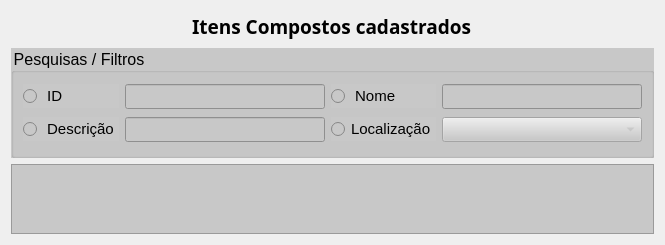
                <widget class="QWidget" name="computadores_pesquisar_page">
                 <layout class="QVBoxLayout" name="verticalLayout_29">
                  <item alignment="Qt::AlignHCenter">
                   <widget class="QLabel" name="label_30">
                    <property name="minimumSize">
                     <size>
                      <width>111</width>
                      <height>31</height>
                     </size>
                    </property>
                    <property name="maximumSize">
                     <size>
                      <width>500</width>
                      <height>31</height>
                     </size>
                    </property>
                    <property name="font">
                     <font>
                      <family>Arial Black</family>
                      <pointsize>14</pointsize>
                      <weight>75</weight>
                      <bold>true</bold>
                     </font>
                    </property>
                    <property name="text">
                     <string>Itens Compostos cadastrados</string>
                    </property>
                   </widget>
                  </item>
                  <item>
                   <widget class="QGroupBox" name="groupBox_24">
                    <property name="minimumSize">
                     <size>
                      <width>0</width>
                      <height>110</height>
                     </size>
                    </property>
                    <property name="maximumSize">
                     <size>
                      <width>16777215</width>
                      <height>140</height>
                     </size>
                    </property>
                    <property name="font">
                     <font>
                      <pointsize>12</pointsize>
                     </font>
                    </property>
                    <property name="styleSheet">
                     <string notr="true">background-color: rgb(200, 200, 200);</string>
                    </property>
                    <property name="title">
                     <string>Pesquisas / Filtros</string>
                    </property>
                    <layout class="QGridLayout" name="gridLayout_52">
                     <item row="0" column="0">
                      <widget class="QRadioButton" name="rb_id_computadores">
                       <property name="font">
                        <font>
                         <pointsize>11</pointsize>
                        </font>
                       </property>
                       <property name="text">
                        <string> ID</string>
                       </property>
                      </widget>
                     </item>
                     <item row="0" column="1">
                      <widget class="QLineEdit" name="computadores_p_id_txt">
                       <property name="enabled">
                        <bool>true</bool>
                       </property>
                       <property name="minimumSize">
                        <size>
                         <width>200</width>
                         <height>25</height>
                        </size>
                       </property>
                       <property name="inputMask">
                        <string/>
                       </property>
                       <property name="readOnly">
                        <bool>true</bool>
                       </property>
                      </widget>
                     </item>
                     <item row="0" column="2">
                      <widget class="QRadioButton" name="rb_nome_computadores">
                       <property name="font">
                        <font>
                         <pointsize>11</pointsize>
                        </font>
                       </property>
                       <property name="text">
                        <string> Nome</string>
                       </property>
                      </widget>
                     </item>
                     <item row="0" column="3">
                      <widget class="QLineEdit" name="computadores_p_nome_txt">
                       <property name="enabled">
                        <bool>true</bool>
                       </property>
                       <property name="minimumSize">
                        <size>
                         <width>200</width>
                         <height>25</height>
                        </size>
                       </property>
                       <property name="readOnly">
                        <bool>true</bool>
                       </property>
                      </widget>
                     </item>
                     <item row="1" column="0">
                      <widget class="QRadioButton" name="rb_descricao_computadores">
                       <property name="font">
                        <font>
                         <pointsize>11</pointsize>
                        </font>
                       </property>
                       <property name="text">
                        <string> Descrição</string>
                       </property>
                      </widget>
                     </item>
                     <item row="1" column="1">
                      <widget class="QLineEdit" name="computadores_p_descricao_txt">
                       <property name="enabled">
                        <bool>true</bool>
                       </property>
                       <property name="minimumSize">
                        <size>
                         <width>200</width>
                         <height>25</height>
                        </size>
                       </property>
                       <property name="readOnly">
                        <bool>true</bool>
                       </property>
                      </widget>
                     </item>
                     <item row="1" column="2">
                      <widget class="QRadioButton" name="rb_localizacao_computadores">
                       <property name="font">
                        <font>
                         <pointsize>11</pointsize>
                        </font>
                       </property>
                       <property name="text">
                        <string>Localização</string>
                       </property>
                      </widget>
                     </item>
                     <item row="1" column="3">
                      <widget class="QComboBox" name="computadores_p_localizacao_combo">
                       <property name="enabled">
                        <bool>false</bool>
                       </property>
                       <property name="minimumSize">
                        <size>
                         <width>200</width>
                         <height>25</height>
                        </size>
                       </property>
                      </widget>
                     </item>
                    </layout>
                   </widget>
                  </item>
                  <item>
                   <widget class="QTableWidget" name="computadores_tabela">
                    <property name="enabled">
                     <bool>true</bool>
                    </property>
                    <property name="maximumSize">
                     <size>
                      <width>100000</width>
                      <height>16777215</height>
                     </size>
                    </property>
                    <property name="styleSheet">
                     <string notr="true">background-color: rgb(200, 200, 200);</string>
                    </property>
                    <property name="sizeAdjustPolicy">
                     <enum>QAbstractScrollArea::AdjustToContents</enum>
                    </property>
                    <property name="editTriggers">
                     <set>QAbstractItemView::NoEditTriggers</set>
                    </property>
                    <property name="tabKeyNavigation">
                     <bool>false</bool>
                    </property>
                    <property name="showDropIndicator" stdset="0">
                     <bool>false</bool>
                    </property>
                    <property name="dragDropOverwriteMode">
                     <bool>false</bool>
                    </property>
                    <property name="alternatingRowColors">
                     <bool>true</bool>
                    </property>
                    <property name="selectionMode">
                     <enum>QAbstractItemView::SingleSelection</enum>
                    </property>
                    <property name="selectionBehavior">
                     <enum>QAbstractItemView::SelectRows</enum>
                    </property>
                    <property name="sortingEnabled">
                     <bool>false</bool>
                    </property>
                    <property name="wordWrap">
                     <bool>false</bool>
                    </property>
                    <property name="cornerButtonEnabled">
                     <bool>false</bool>
                    </property>
                    <property name="rowCount">
                     <number>0</number>
                    </property>
                    <property name="columnCount">
                     <number>6</number>
                    </property>
                    <attribute name="horizontalHeaderVisible">
                     <bool>false</bool>
                    </attribute>
                    <attribute name="horizontalHeaderHighlightSections">
                     <bool>false</bool>
                    </attribute>
                    <attribute name="horizontalHeaderShowSortIndicator" stdset="0">
                     <bool>false</bool>
                    </attribute>
                    <attribute name="verticalHeaderVisible">
                     <bool>false</bool>
                    </attribute>
                    <attribute name="verticalHeaderHighlightSections">
                     <bool>false</bool>
                    </attribute>
                    <column>
                     <property name="text">
                      <string>ID</string>
                     </property>
                    </column>
                    <column>
                     <property name="text">
                      <string>Nome</string>
                     </property>
                    </column>
                    <column>
                     <property name="text">
                      <string>Descrição</string>
                     </property>
                    </column>
                    <column>
                     <property name="text">
                      <string>Localização</string>
                     </property>
                    </column>
                    <column>
                     <property name="text">
                      <string>serie</string>
                     </property>
                    </column>
                    <column>
                     <property name="text">
                      <string>obs</string>
                     </property>
                    </column>
                   </widget>
                  </item>
                 </layout>
                </widget>
